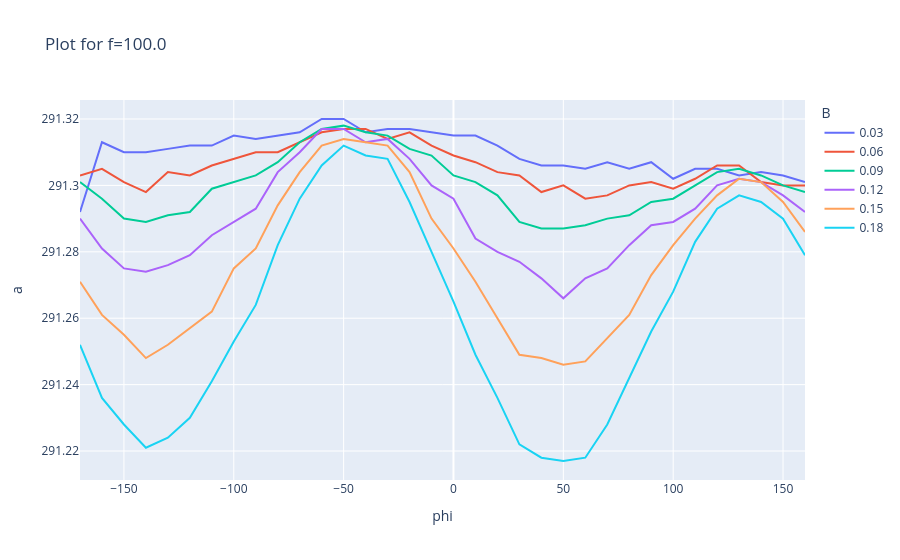
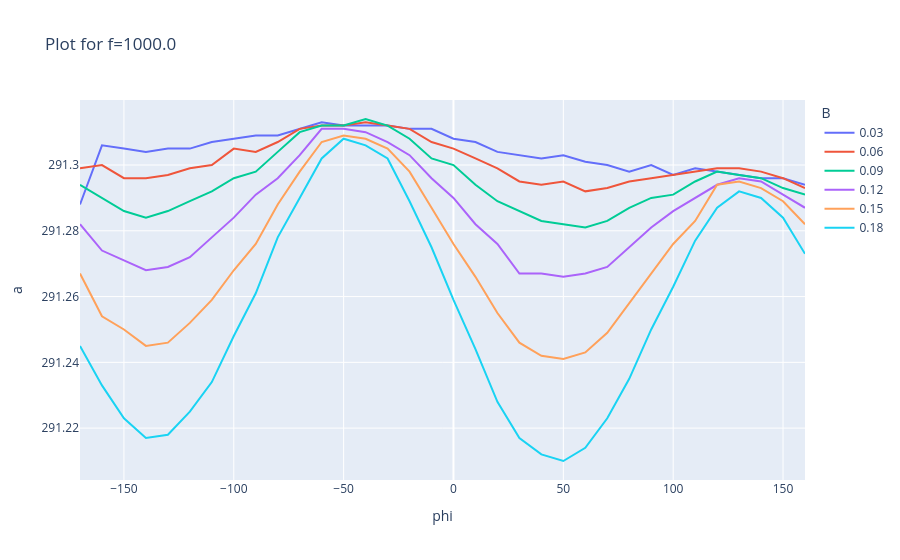
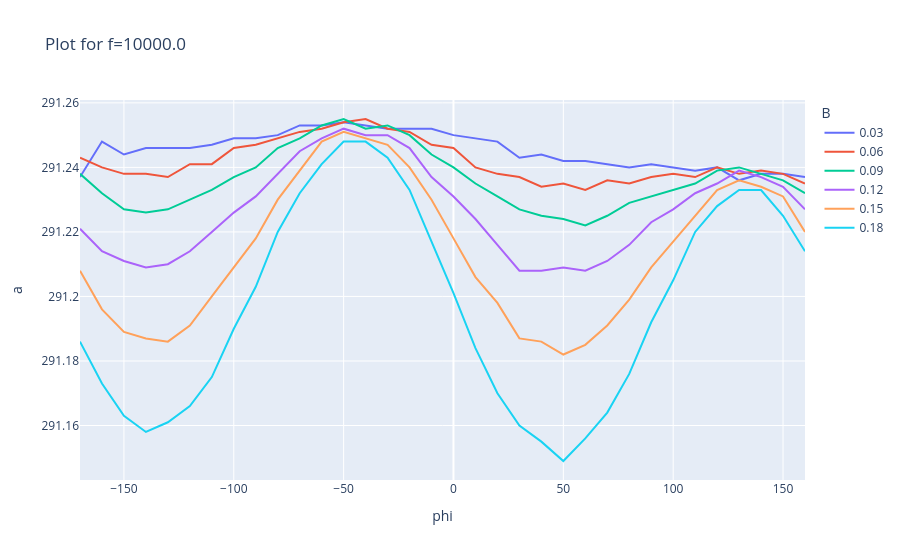
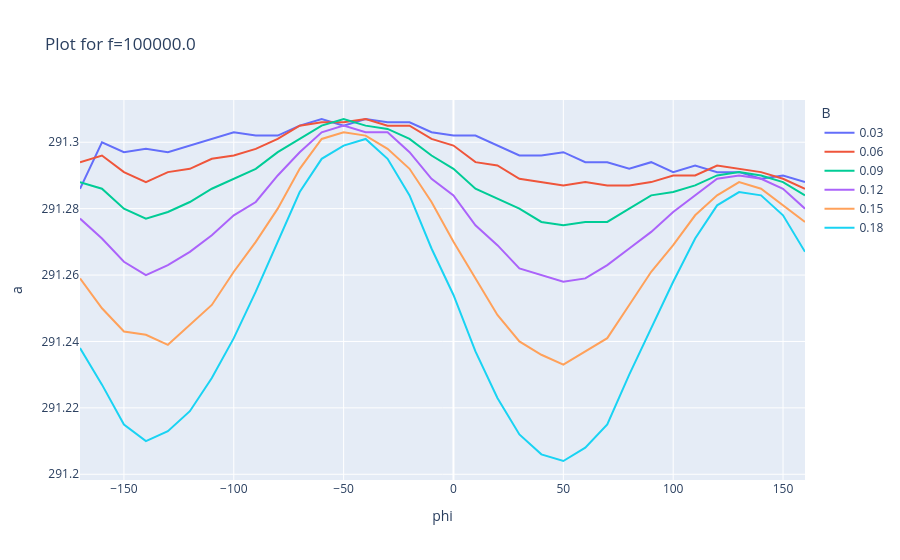

Notebook code cell kept with these figures, in order:
### Code cell
unique_fs = dfpltable['f'].unique()

for f_value in unique_fs:
    fig = px.line(dfpltable.query(f'f=={f_value}'), x='phi', y='a', color='B', title=f'Plot for f={f_value}')
    display(fig)

### Figure 1 — Plotly figure (JSON) as saved in the notebook; plotly's stock layout.template omitted (floating-point values rounded to 4 significant figures)
{"data": [{"hovertemplate": "B=0.03<br>phi=%{x}<br>a=%{y}<extra></extra>", "legendgroup": "0.03", "line": {"color": "#636efa", "dash": "solid"}, "marker": {"symbol": "circle"}, "mode": "lines", "name": "0.03", "orientation": "v", "showlegend": true, "type": "scatter", "x": [-170, -160, -150, -140, -130, -120, -110, -100, -90, -80, -70, -60, -50, -40, -30, -20, -10, 0, 10, 20, 30, 40, 50, 60, 70, 80, 90, 100, 110, 120, 130, 140, 150, 160], "xaxis": "x", "y": [291.3, 291.3, 291.3, 291.3, 291.3, 291.3, 291.3, 291.3, 291.3, 291.3, 291.3, 291.3, 291.3, 291.3, 291.3, 291.3, 291.3, 291.3, 291.3, 291.3, 291.3, 291.3, 291.3, 291.3, 291.3, 291.3, 291.3, 291.3, 291.3, 291.3, 291.3, 291.3, 291.3, 291.3], "yaxis": "y"}, {"hovertemplate": "B=0.06<br>phi=%{x}<br>a=%{y}<extra></extra>", "legendgroup": "0.06", "line": {"color": "#EF553B", "dash": "solid"}, "marker": {"symbol": "circle"}, "mode": "lines", "name": "0.06", "orientation": "v", "showlegend": true, "type": "scatter", "x": [-170, -160, -150, -140, -130, -120, -110, -100, -90, -80, -70, -60, -50, -40, -30, -20, -10, 0, 10, 20, 30, 40, 50, 60, 70, 80, 90, 100, 110, 120, 130, 140, 150, 160], "xaxis": "x", "y": [291.3, 291.3, 291.3, 291.3, 291.3, 291.3, 291.3, 291.3, 291.3, 291.3, 291.3, 291.3, 291.3, 291.3, 291.3, 291.3, 291.3, 291.3, 291.3, 291.3, 291.3, 291.3, 291.3, 291.3, 291.3, 291.3, 291.3, 291.3, 291.3, 291.3, 291.3, 291.3, 291.3, 291.3], "yaxis": "y"}, {"hovertemplate": "B=0.09<br>phi=%{x}<br>a=%{y}<extra></extra>", "legendgroup": "0.09", "line": {"color": "#00cc96", "dash": "solid"}, "marker": {"symbol": "circle"}, "mode": "lines", "name": "0.09", "orientation": "v", "showlegend": true, "type": "scatter", "x": [-170, -160, -150, -140, -130, -120, -110, -100, -90, -80, -70, -60, -50, -40, -30, -20, -10, 0, 10, 20, 30, 40, 50, 60, 70, 80, 90, 100, 110, 120, 130, 140, 150, 160], "xaxis": "x", "y": [291.3, 291.3, 291.3, 291.3, 291.3, 291.3, 291.3, 291.3, 291.3, 291.3, 291.3, 291.3, 291.3, 291.3, 291.3, 291.3, 291.3, 291.3, 291.3, 291.3, 291.3, 291.3, 291.3, 291.3, 291.3, 291.3, 291.3, 291.3, 291.3, 291.3, 291.3, 291.3, 291.3, 291.3], "yaxis": "y"}, {"hovertemplate": "B=0.12<br>phi=%{x}<br>a=%{y}<extra></extra>", "legendgroup": "0.12", "line": {"color": "#ab63fa", "dash": "solid"}, "marker": {"symbol": "circle"}, "mode": "lines", "name": "0.12", "orientation": "v", "showlegend": true, "type": "scatter", "x": [-170, -160, -150, -140, -130, -120, -110, -100, -90, -80, -70, -60, -50, -40, -30, -20, -10, 0, 10, 20, 30, 40, 50, 60, 70, 80, 90, 100, 110, 120, 130, 140, 150, 160], "xaxis": "x", "y": [291.3, 291.3, 291.3, 291.3, 291.3, 291.3, 291.3, 291.3, 291.3, 291.3, 291.3, 291.3, 291.3, 291.3, 291.3, 291.3, 291.3, 291.3, 291.3, 291.3, 291.3, 291.3, 291.3, 291.3, 291.3, 291.3, 291.3, 291.3, 291.3, 291.3, 291.3, 291.3, 291.3, 291.3], "yaxis": "y"}, {"hovertemplate": "B=0.15<br>phi=%{x}<br>a=%{y}<extra></extra>", "legendgroup": "0.15", "line": {"color": "#FFA15A", "dash": "solid"}, "marker": {"symbol": "circle"}, "mode": "lines", "name": "0.15", "orientation": "v", "showlegend": true, "type": "scatter", "x": [-170, -160, -150, -140, -130, -120, -110, -100, -90, -80, -70, -60, -50, -40, -30, -20, -10, 0, 10, 20, 30, 40, 50, 60, 70, 80, 90, 100, 110, 120, 130, 140, 150, 160], "xaxis": "x", "y": [291.3, 291.3, 291.3, 291.2, 291.3, 291.3, 291.3, 291.3, 291.3, 291.3, 291.3, 291.3, 291.3, 291.3, 291.3, 291.3, 291.3, 291.3, 291.3, 291.3, 291.2, 291.2, 291.2, 291.2, 291.3, 291.3, 291.3, 291.3, 291.3, 291.3, 291.3, 291.3, 291.3, 291.3], "yaxis": "y"}, {"hovertemplate": "B=0.18<br>phi=%{x}<br>a=%{y}<extra></extra>", "legendgroup": "0.18", "line": {"color": "#19d3f3", "dash": "solid"}, "marker": {"symbol": "circle"}, "mode": "lines", "name": "0.18", "orientation": "v", "showlegend": true, "type": "scatter", "x": [-170, -160, -150, -140, -130, -120, -110, -100, -90, -80, -70, -60, -50, -40, -30, -20, -10, 0, 10, 20, 30, 40, 50, 60, 70, 80, 90, 100, 110, 120, 130, 140, 150, 160], "xaxis": "x", "y": [291.3, 291.2, 291.2, 291.2, 291.2, 291.2, 291.2, 291.3, 291.3, 291.3, 291.3, 291.3, 291.3, 291.3, 291.3, 291.3, 291.3, 291.3, 291.2, 291.2, 291.2, 291.2, 291.2, 291.2, 291.2, 291.2, 291.3, 291.3, 291.3, 291.3, 291.3, 291.3, 291.3, 291.3], "yaxis": "y"}], "layout": {"legend": {"title": {"text": "B"}, "tracegroupgap": 0}, "title": {"text": "Plot for f=100.0"}, "xaxis": {"anchor": "y", "domain": [0, 1], "title": {"text": "phi"}}, "yaxis": {"anchor": "x", "domain": [0, 1], "title": {"text": "a"}}}}

### Figure 2 — Plotly figure (JSON) as saved in the notebook; plotly's stock layout.template omitted (floating-point values rounded to 4 significant figures)
{"data": [{"hovertemplate": "B=0.03<br>phi=%{x}<br>a=%{y}<extra></extra>", "legendgroup": "0.03", "line": {"color": "#636efa", "dash": "solid"}, "marker": {"symbol": "circle"}, "mode": "lines", "name": "0.03", "orientation": "v", "showlegend": true, "type": "scatter", "x": [-170, -160, -150, -140, -130, -120, -110, -100, -90, -80, -70, -60, -50, -40, -30, -20, -10, 0, 10, 20, 30, 40, 50, 60, 70, 80, 90, 100, 110, 120, 130, 140, 150, 160], "xaxis": "x", "y": [291.3, 291.3, 291.3, 291.3, 291.3, 291.3, 291.3, 291.3, 291.3, 291.3, 291.3, 291.3, 291.3, 291.3, 291.3, 291.3, 291.3, 291.3, 291.3, 291.3, 291.3, 291.3, 291.3, 291.3, 291.3, 291.3, 291.3, 291.3, 291.3, 291.3, 291.3, 291.3, 291.3, 291.3], "yaxis": "y"}, {"hovertemplate": "B=0.06<br>phi=%{x}<br>a=%{y}<extra></extra>", "legendgroup": "0.06", "line": {"color": "#EF553B", "dash": "solid"}, "marker": {"symbol": "circle"}, "mode": "lines", "name": "0.06", "orientation": "v", "showlegend": true, "type": "scatter", "x": [-170, -160, -150, -140, -130, -120, -110, -100, -90, -80, -70, -60, -50, -40, -30, -20, -10, 0, 10, 20, 30, 40, 50, 60, 70, 80, 90, 100, 110, 120, 130, 140, 150, 160], "xaxis": "x", "y": [291.3, 291.3, 291.3, 291.3, 291.3, 291.3, 291.3, 291.3, 291.3, 291.3, 291.3, 291.3, 291.3, 291.3, 291.3, 291.3, 291.3, 291.3, 291.3, 291.3, 291.3, 291.3, 291.3, 291.3, 291.3, 291.3, 291.3, 291.3, 291.3, 291.3, 291.3, 291.3, 291.3, 291.3], "yaxis": "y"}, {"hovertemplate": "B=0.09<br>phi=%{x}<br>a=%{y}<extra></extra>", "legendgroup": "0.09", "line": {"color": "#00cc96", "dash": "solid"}, "marker": {"symbol": "circle"}, "mode": "lines", "name": "0.09", "orientation": "v", "showlegend": true, "type": "scatter", "x": [-170, -160, -150, -140, -130, -120, -110, -100, -90, -80, -70, -60, -50, -40, -30, -20, -10, 0, 10, 20, 30, 40, 50, 60, 70, 80, 90, 100, 110, 120, 130, 140, 150, 160], "xaxis": "x", "y": [291.3, 291.3, 291.3, 291.3, 291.3, 291.3, 291.3, 291.3, 291.3, 291.3, 291.3, 291.3, 291.3, 291.3, 291.3, 291.3, 291.3, 291.3, 291.3, 291.3, 291.3, 291.3, 291.3, 291.3, 291.3, 291.3, 291.3, 291.3, 291.3, 291.3, 291.3, 291.3, 291.3, 291.3], "yaxis": "y"}, {"hovertemplate": "B=0.12<br>phi=%{x}<br>a=%{y}<extra></extra>", "legendgroup": "0.12", "line": {"color": "#ab63fa", "dash": "solid"}, "marker": {"symbol": "circle"}, "mode": "lines", "name": "0.12", "orientation": "v", "showlegend": true, "type": "scatter", "x": [-170, -160, -150, -140, -130, -120, -110, -100, -90, -80, -70, -60, -50, -40, -30, -20, -10, 0, 10, 20, 30, 40, 50, 60, 70, 80, 90, 100, 110, 120, 130, 140, 150, 160], "xaxis": "x", "y": [291.3, 291.3, 291.3, 291.3, 291.3, 291.3, 291.3, 291.3, 291.3, 291.3, 291.3, 291.3, 291.3, 291.3, 291.3, 291.3, 291.3, 291.3, 291.3, 291.3, 291.3, 291.3, 291.3, 291.3, 291.3, 291.3, 291.3, 291.3, 291.3, 291.3, 291.3, 291.3, 291.3, 291.3], "yaxis": "y"}, {"hovertemplate": "B=0.15<br>phi=%{x}<br>a=%{y}<extra></extra>", "legendgroup": "0.15", "line": {"color": "#FFA15A", "dash": "solid"}, "marker": {"symbol": "circle"}, "mode": "lines", "name": "0.15", "orientation": "v", "showlegend": true, "type": "scatter", "x": [-170, -160, -150, -140, -130, -120, -110, -100, -90, -80, -70, -60, -50, -40, -30, -20, -10, 0, 10, 20, 30, 40, 50, 60, 70, 80, 90, 100, 110, 120, 130, 140, 150, 160], "xaxis": "x", "y": [291.3, 291.3, 291.2, 291.2, 291.2, 291.3, 291.3, 291.3, 291.3, 291.3, 291.3, 291.3, 291.3, 291.3, 291.3, 291.3, 291.3, 291.3, 291.3, 291.3, 291.2, 291.2, 291.2, 291.2, 291.2, 291.3, 291.3, 291.3, 291.3, 291.3, 291.3, 291.3, 291.3, 291.3], "yaxis": "y"}, {"hovertemplate": "B=0.18<br>phi=%{x}<br>a=%{y}<extra></extra>", "legendgroup": "0.18", "line": {"color": "#19d3f3", "dash": "solid"}, "marker": {"symbol": "circle"}, "mode": "lines", "name": "0.18", "orientation": "v", "showlegend": true, "type": "scatter", "x": [-170, -160, -150, -140, -130, -120, -110, -100, -90, -80, -70, -60, -50, -40, -30, -20, -10, 0, 10, 20, 30, 40, 50, 60, 70, 80, 90, 100, 110, 120, 130, 140, 150, 160], "xaxis": "x", "y": [291.2, 291.2, 291.2, 291.2, 291.2, 291.2, 291.2, 291.2, 291.3, 291.3, 291.3, 291.3, 291.3, 291.3, 291.3, 291.3, 291.3, 291.3, 291.2, 291.2, 291.2, 291.2, 291.2, 291.2, 291.2, 291.2, 291.2, 291.3, 291.3, 291.3, 291.3, 291.3, 291.3, 291.3], "yaxis": "y"}], "layout": {"legend": {"title": {"text": "B"}, "tracegroupgap": 0}, "title": {"text": "Plot for f=1000.0"}, "xaxis": {"anchor": "y", "domain": [0, 1], "title": {"text": "phi"}}, "yaxis": {"anchor": "x", "domain": [0, 1], "title": {"text": "a"}}}}

### Figure 3 — Plotly figure (JSON) as saved in the notebook; plotly's stock layout.template omitted (floating-point values rounded to 4 significant figures)
{"data": [{"hovertemplate": "B=0.03<br>phi=%{x}<br>a=%{y}<extra></extra>", "legendgroup": "0.03", "line": {"color": "#636efa", "dash": "solid"}, "marker": {"symbol": "circle"}, "mode": "lines", "name": "0.03", "orientation": "v", "showlegend": true, "type": "scatter", "x": [-170, -160, -150, -140, -130, -120, -110, -100, -90, -80, -70, -60, -50, -40, -30, -20, -10, 0, 10, 20, 30, 40, 50, 60, 70, 80, 90, 100, 110, 120, 130, 140, 150, 160], "xaxis": "x", "y": [291.2, 291.2, 291.2, 291.2, 291.2, 291.2, 291.2, 291.2, 291.2, 291.2, 291.3, 291.3, 291.3, 291.3, 291.3, 291.3, 291.3, 291.2, 291.2, 291.2, 291.2, 291.2, 291.2, 291.2, 291.2, 291.2, 291.2, 291.2, 291.2, 291.2, 291.2, 291.2, 291.2, 291.2], "yaxis": "y"}, {"hovertemplate": "B=0.06<br>phi=%{x}<br>a=%{y}<extra></extra>", "legendgroup": "0.06", "line": {"color": "#EF553B", "dash": "solid"}, "marker": {"symbol": "circle"}, "mode": "lines", "name": "0.06", "orientation": "v", "showlegend": true, "type": "scatter", "x": [-170, -160, -150, -140, -130, -120, -110, -100, -90, -80, -70, -60, -50, -40, -30, -20, -10, 0, 10, 20, 30, 40, 50, 60, 70, 80, 90, 100, 110, 120, 130, 140, 150, 160], "xaxis": "x", "y": [291.2, 291.2, 291.2, 291.2, 291.2, 291.2, 291.2, 291.2, 291.2, 291.2, 291.3, 291.3, 291.3, 291.3, 291.3, 291.3, 291.2, 291.2, 291.2, 291.2, 291.2, 291.2, 291.2, 291.2, 291.2, 291.2, 291.2, 291.2, 291.2, 291.2, 291.2, 291.2, 291.2, 291.2], "yaxis": "y"}, {"hovertemplate": "B=0.09<br>phi=%{x}<br>a=%{y}<extra></extra>", "legendgroup": "0.09", "line": {"color": "#00cc96", "dash": "solid"}, "marker": {"symbol": "circle"}, "mode": "lines", "name": "0.09", "orientation": "v", "showlegend": true, "type": "scatter", "x": [-170, -160, -150, -140, -130, -120, -110, -100, -90, -80, -70, -60, -50, -40, -30, -20, -10, 0, 10, 20, 30, 40, 50, 60, 70, 80, 90, 100, 110, 120, 130, 140, 150, 160], "xaxis": "x", "y": [291.2, 291.2, 291.2, 291.2, 291.2, 291.2, 291.2, 291.2, 291.2, 291.2, 291.2, 291.3, 291.3, 291.3, 291.3, 291.2, 291.2, 291.2, 291.2, 291.2, 291.2, 291.2, 291.2, 291.2, 291.2, 291.2, 291.2, 291.2, 291.2, 291.2, 291.2, 291.2, 291.2, 291.2], "yaxis": "y"}, {"hovertemplate": "B=0.12<br>phi=%{x}<br>a=%{y}<extra></extra>", "legendgroup": "0.12", "line": {"color": "#ab63fa", "dash": "solid"}, "marker": {"symbol": "circle"}, "mode": "lines", "name": "0.12", "orientation": "v", "showlegend": true, "type": "scatter", "x": [-170, -160, -150, -140, -130, -120, -110, -100, -90, -80, -70, -60, -50, -40, -30, -20, -10, 0, 10, 20, 30, 40, 50, 60, 70, 80, 90, 100, 110, 120, 130, 140, 150, 160], "xaxis": "x", "y": [291.2, 291.2, 291.2, 291.2, 291.2, 291.2, 291.2, 291.2, 291.2, 291.2, 291.2, 291.2, 291.3, 291.2, 291.2, 291.2, 291.2, 291.2, 291.2, 291.2, 291.2, 291.2, 291.2, 291.2, 291.2, 291.2, 291.2, 291.2, 291.2, 291.2, 291.2, 291.2, 291.2, 291.2], "yaxis": "y"}, {"hovertemplate": "B=0.15<br>phi=%{x}<br>a=%{y}<extra></extra>", "legendgroup": "0.15", "line": {"color": "#FFA15A", "dash": "solid"}, "marker": {"symbol": "circle"}, "mode": "lines", "name": "0.15", "orientation": "v", "showlegend": true, "type": "scatter", "x": [-170, -160, -150, -140, -130, -120, -110, -100, -90, -80, -70, -60, -50, -40, -30, -20, -10, 0, 10, 20, 30, 40, 50, 60, 70, 80, 90, 100, 110, 120, 130, 140, 150, 160], "xaxis": "x", "y": [291.2, 291.2, 291.2, 291.2, 291.2, 291.2, 291.2, 291.2, 291.2, 291.2, 291.2, 291.2, 291.3, 291.2, 291.2, 291.2, 291.2, 291.2, 291.2, 291.2, 291.2, 291.2, 291.2, 291.2, 291.2, 291.2, 291.2, 291.2, 291.2, 291.2, 291.2, 291.2, 291.2, 291.2], "yaxis": "y"}, {"hovertemplate": "B=0.18<br>phi=%{x}<br>a=%{y}<extra></extra>", "legendgroup": "0.18", "line": {"color": "#19d3f3", "dash": "solid"}, "marker": {"symbol": "circle"}, "mode": "lines", "name": "0.18", "orientation": "v", "showlegend": true, "type": "scatter", "x": [-170, -160, -150, -140, -130, -120, -110, -100, -90, -80, -70, -60, -50, -40, -30, -20, -10, 0, 10, 20, 30, 40, 50, 60, 70, 80, 90, 100, 110, 120, 130, 140, 150, 160], "xaxis": "x", "y": [291.2, 291.2, 291.2, 291.2, 291.2, 291.2, 291.2, 291.2, 291.2, 291.2, 291.2, 291.2, 291.2, 291.2, 291.2, 291.2, 291.2, 291.2, 291.2, 291.2, 291.2, 291.2, 291.1, 291.2, 291.2, 291.2, 291.2, 291.2, 291.2, 291.2, 291.2, 291.2, 291.2, 291.2], "yaxis": "y"}], "layout": {"legend": {"title": {"text": "B"}, "tracegroupgap": 0}, "title": {"text": "Plot for f=10000.0"}, "xaxis": {"anchor": "y", "domain": [0, 1], "title": {"text": "phi"}}, "yaxis": {"anchor": "x", "domain": [0, 1], "title": {"text": "a"}}}}

### Figure 4 — Plotly figure (JSON) as saved in the notebook; plotly's stock layout.template omitted (floating-point values rounded to 4 significant figures)
{"data": [{"hovertemplate": "B=0.03<br>phi=%{x}<br>a=%{y}<extra></extra>", "legendgroup": "0.03", "line": {"color": "#636efa", "dash": "solid"}, "marker": {"symbol": "circle"}, "mode": "lines", "name": "0.03", "orientation": "v", "showlegend": true, "type": "scatter", "x": [-170, -160, -150, -140, -130, -120, -110, -100, -90, -80, -70, -60, -50, -40, -30, -20, -10, 0, 10, 20, 30, 40, 50, 60, 70, 80, 90, 100, 110, 120, 130, 140, 150, 160], "xaxis": "x", "y": [291.3, 291.3, 291.3, 291.3, 291.3, 291.3, 291.3, 291.3, 291.3, 291.3, 291.3, 291.3, 291.3, 291.3, 291.3, 291.3, 291.3, 291.3, 291.3, 291.3, 291.3, 291.3, 291.3, 291.3, 291.3, 291.3, 291.3, 291.3, 291.3, 291.3, 291.3, 291.3, 291.3, 291.3], "yaxis": "y"}, {"hovertemplate": "B=0.06<br>phi=%{x}<br>a=%{y}<extra></extra>", "legendgroup": "0.06", "line": {"color": "#EF553B", "dash": "solid"}, "marker": {"symbol": "circle"}, "mode": "lines", "name": "0.06", "orientation": "v", "showlegend": true, "type": "scatter", "x": [-170, -160, -150, -140, -130, -120, -110, -100, -90, -80, -70, -60, -50, -40, -30, -20, -10, 0, 10, 20, 30, 40, 50, 60, 70, 80, 90, 100, 110, 120, 130, 140, 150, 160], "xaxis": "x", "y": [291.3, 291.3, 291.3, 291.3, 291.3, 291.3, 291.3, 291.3, 291.3, 291.3, 291.3, 291.3, 291.3, 291.3, 291.3, 291.3, 291.3, 291.3, 291.3, 291.3, 291.3, 291.3, 291.3, 291.3, 291.3, 291.3, 291.3, 291.3, 291.3, 291.3, 291.3, 291.3, 291.3, 291.3], "yaxis": "y"}, {"hovertemplate": "B=0.09<br>phi=%{x}<br>a=%{y}<extra></extra>", "legendgroup": "0.09", "line": {"color": "#00cc96", "dash": "solid"}, "marker": {"symbol": "circle"}, "mode": "lines", "name": "0.09", "orientation": "v", "showlegend": true, "type": "scatter", "x": [-170, -160, -150, -140, -130, -120, -110, -100, -90, -80, -70, -60, -50, -40, -30, -20, -10, 0, 10, 20, 30, 40, 50, 60, 70, 80, 90, 100, 110, 120, 130, 140, 150, 160], "xaxis": "x", "y": [291.3, 291.3, 291.3, 291.3, 291.3, 291.3, 291.3, 291.3, 291.3, 291.3, 291.3, 291.3, 291.3, 291.3, 291.3, 291.3, 291.3, 291.3, 291.3, 291.3, 291.3, 291.3, 291.3, 291.3, 291.3, 291.3, 291.3, 291.3, 291.3, 291.3, 291.3, 291.3, 291.3, 291.3], "yaxis": "y"}, {"hovertemplate": "B=0.12<br>phi=%{x}<br>a=%{y}<extra></extra>", "legendgroup": "0.12", "line": {"color": "#ab63fa", "dash": "solid"}, "marker": {"symbol": "circle"}, "mode": "lines", "name": "0.12", "orientation": "v", "showlegend": true, "type": "scatter", "x": [-170, -160, -150, -140, -130, -120, -110, -100, -90, -80, -70, -60, -50, -40, -30, -20, -10, 0, 10, 20, 30, 40, 50, 60, 70, 80, 90, 100, 110, 120, 130, 140, 150, 160], "xaxis": "x", "y": [291.3, 291.3, 291.3, 291.3, 291.3, 291.3, 291.3, 291.3, 291.3, 291.3, 291.3, 291.3, 291.3, 291.3, 291.3, 291.3, 291.3, 291.3, 291.3, 291.3, 291.3, 291.3, 291.3, 291.3, 291.3, 291.3, 291.3, 291.3, 291.3, 291.3, 291.3, 291.3, 291.3, 291.3], "yaxis": "y"}, {"hovertemplate": "B=0.15<br>phi=%{x}<br>a=%{y}<extra></extra>", "legendgroup": "0.15", "line": {"color": "#FFA15A", "dash": "solid"}, "marker": {"symbol": "circle"}, "mode": "lines", "name": "0.15", "orientation": "v", "showlegend": true, "type": "scatter", "x": [-170, -160, -150, -140, -130, -120, -110, -100, -90, -80, -70, -60, -50, -40, -30, -20, -10, 0, 10, 20, 30, 40, 50, 60, 70, 80, 90, 100, 110, 120, 130, 140, 150, 160], "xaxis": "x", "y": [291.3, 291.2, 291.2, 291.2, 291.2, 291.2, 291.3, 291.3, 291.3, 291.3, 291.3, 291.3, 291.3, 291.3, 291.3, 291.3, 291.3, 291.3, 291.3, 291.2, 291.2, 291.2, 291.2, 291.2, 291.2, 291.3, 291.3, 291.3, 291.3, 291.3, 291.3, 291.3, 291.3, 291.3], "yaxis": "y"}, {"hovertemplate": "B=0.18<br>phi=%{x}<br>a=%{y}<extra></extra>", "legendgroup": "0.18", "line": {"color": "#19d3f3", "dash": "solid"}, "marker": {"symbol": "circle"}, "mode": "lines", "name": "0.18", "orientation": "v", "showlegend": true, "type": "scatter", "x": [-170, -160, -150, -140, -130, -120, -110, -100, -90, -80, -70, -60, -50, -40, -30, -20, -10, 0, 10, 20, 30, 40, 50, 60, 70, 80, 90, 100, 110, 120, 130, 140, 150, 160], "xaxis": "x", "y": [291.2, 291.2, 291.2, 291.2, 291.2, 291.2, 291.2, 291.2, 291.3, 291.3, 291.3, 291.3, 291.3, 291.3, 291.3, 291.3, 291.3, 291.3, 291.2, 291.2, 291.2, 291.2, 291.2, 291.2, 291.2, 291.2, 291.2, 291.3, 291.3, 291.3, 291.3, 291.3, 291.3, 291.3], "yaxis": "y"}], "layout": {"legend": {"title": {"text": "B"}, "tracegroupgap": 0}, "title": {"text": "Plot for f=100000.0"}, "xaxis": {"anchor": "y", "domain": [0, 1], "title": {"text": "phi"}}, "yaxis": {"anchor": "x", "domain": [0, 1], "title": {"text": "a"}}}}
